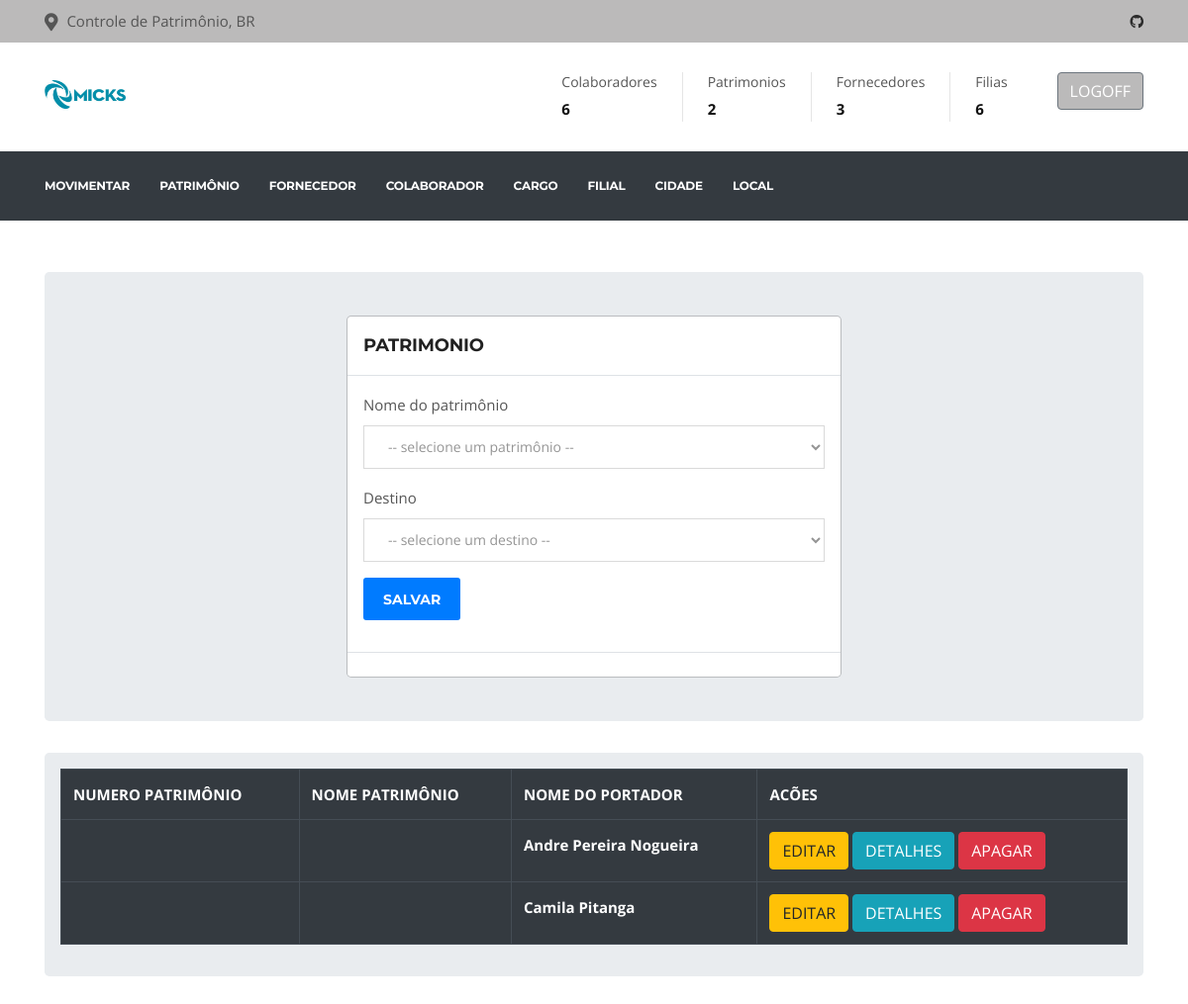
The page /movimentar/ (signed in) on the database its author committed.
### app/model/models.py (models this page shows, shortened)
class Movimentado(db.Model):
    __tablename__ = 'movimentado'
    id_movimentado = db.Column(db.Integer, autoincrement=True, primary_key=True)
    data = db.Column(db.DateTime,default=datetime.datetime.utcnow)
    id_patrimonio = db.Column(db.Integer, db.ForeignKey('patrimonio.id_patrimonio'))
    id_colaborador = db.Column(db.Integer, db.ForeignKey('colaborador.id_colaborador'))
    patrimonio = db.relationship('Patrimonio')
    colaborador = db.relationship('Colaborador')

class Colaborador(db.Model):
    __tablename__ = 'colaborador'
    id_colaborador = db.Column(db.Integer, autoincrement=True, primary_key=True)
    nome = db.Column(db.String(100), unique=True, nullable=False)
    email = db.Column(db.String(100), unique=True)
    telefone = db.Column(db.String(100))
    endereco = db.Column(db.String(100))
    id_filial = db.Column(db.Integer, db.ForeignKey('filial.id_filial'))
    id_cargo = db.Column(db.Integer, db.ForeignKey('cargo.id_cargo'))
    filial = db.relationship('Filial')
    cargo = db.relationship('Cargo')

### app/routes.py (the view)
@app.route("/movimentar/",methods=["GET","POST"])
@login_required
def movimentar():
    return MovimentarControler.movimentarlista()

### app/controler/allData.py (called while the page is built)
    def total():
        coladorador = Colaborador.query.count()
        patrimonio = Patrimonio.query.count()
        fornecedor = Fornecedor.query.count()
        filial = Filial.query.count()
        data = {'coladorador': coladorador,
                'patrimonio': patrimonio,
                'fornecedor': fornecedor,
                'filial': filial}
        return data

### app/controler/movimentar.py (called while the page is built, shortened)
    def movimentarlista():
        select = '''SELECT * FROM patrimonio p WHERE p.id_patrimonio NOT IN (SELECT m.id_patrimonio FROM movimentado m);'''
        todasPatrimonio = db.session.execute(select)
        todasColaborador = Colaborador.query.all()
        todasMovimentado = Movimentado.query.all()
        for a in todasColaborador:
            print('>>>>>>>>>>>>>>>>>>>>>>>>>>>>>>>>>>>>>>>>>>>>>',a ,type(todasPatrimonio))
        return render_template("movimentar.html",todasColaborador=todasColaborador,
                                            todasPatrimonio=todasPatrimonio,
                                            todasMovimentado = todasMovimentado,
                                            data=Total.total())

### app/model/models.py (called while the page is built)
@login_manager.user_loader
def get_user(user_id):
    return User.query.filter_by(id=user_id).first()

### app/templates/movimentar.html (shortened to what this page needs)
{% extends "base.html" %}
{% block head %}
{{ super() }}
{% endblock %}
{% block content %}
<br>
<br>
<div class="container">
    <div class="row justify-content-center">
        <div class="col-lg-12">
            <div class="jumbotron p-3">
                <div class="modal-dialog">
                    <div class="modal-content">
                        <div class="modal-header">
                            <h4 class="modal-title">PATRIMONIO</h4>
                        </div>
                        <div class="modal-body">
                            <form action="" method="POST">
                                <div class="form-group">
                                    <label for="fornecedor">Nome do patrimônio</label>
                                    <select class="form-control" id="id_patrimonio_mov" name="id_patrimonio_mov"
                                        required>
                                        <option disabled selected value> -- selecione um patrimônio -- </option>
                                    </select>
                                </div>
                                <div class="form-group">
                                    <label for="fornecedor">Destino</label>
                                    <select class="form-control" id="id_colaborador_mov" name="id_colaborador_mov"
                                        required>
                                        <option disabled selected value> -- selecione um destino -- </option>
                                    </select>
                                </div>
                                <div class="form-group">
                                    <button class="btn btn-primary" name="salvar" type="">SALVAR</button>
                                </div>
                            </form>
                        </div>
                        <div class="modal-footer"></div>
                    </div>
                </div>
            </div>
        </div>
    </div>
    <div class="row">
        <div class="col-lg-12">
            <div class="jumbotron p-3">
                <table class="table table-bordered table-dark">
                    <tr>
                        <th>NUMERO PATRIMÔNIO</th>
                        <th>NOME PATRIMÔNIO</th>
                        <th>NOME DO PORTADOR</th>
                        <th>ACÕES</th>
                    </tr>
                    {% for movimentado in todasMovimentado %}
                    <tr>
                        <th>{{movimentado.patrimonio.n_patrimonio}}</th>
                        <th>{{movimentado.patrimonio.nome}}</th>
                        <th>{{movimentado.colaborador.nome}}</th>
                        <td>
                            <a href="" class="btn btn-warning btn-xs"
                                data-toggle="modal" data-target="">EDITAR</a>
                            <a href="" class="btn btn-info" data-toggle="modal"
                                data-target="">DETALHES</a>
                           <a href="/movimentadoDelete/{{movimentado.id_movimentado}}" class="btn btn-danger btn-xs"
                                onclick="return confirm('Deseja realmente apagar?')">APAGAR</a>
                        </td>
                    </tr>
                    {% endfor %}
                </table>
            </div>
        </div>
    </div>
    {% endblock %}

### app/static/style2.css (style rules this page uses)
body { background: #fff; color: #555; }
body, p { font-family: "Open Sans", sans-serif; text-rendering: optimizeLegibility; -webkit-font-smoothing: antialiased !important; line-height: 26px; font-size: 15px; }
h1, h2, h3, h4, h5, h6 { color: #212121; font-weight: 700; font-family: 'Montserrat', sans-serif; text-rendering: optimizeLegibility; -webkit-font-smoothing: antialiased !important; }
h4 { font-size: 18px; line-height: 28px; text-transform: uppercase; letter-spacing: -.2px; }
html { overflow-x: hidden !important; width: 100%; height: 100%; position: relative; -webkit-font-smoothing: antialiased; text-rendering: optimizeLegibility; }
body { border: 0; margin: 0; padding: 0; }
a:link, a:visited { text-decoration: none; }
a { color: inherit; transition: .2s ease; }
.form-control { box-shadow: none; border: 1px solid #dadada; padding: 5px 20px; height: 44px; background: none; color: #959595; font-size: 14px; border-radius: 0; }
.btn-primary, .btn-dark { border: 0; border-radius: 3px; padding: 12px 20px 10px; font-weight: 700; text-transform: uppercase; color: #fff; font-family: "Montserrat", sans-serif; transition: 350ms; font-size: 14px; }
label { font-weight: 400; }

### rows shown on the page
Movimentado: colaborador.nome "Andre Pereira Nogueira"
Movimentado: colaborador.nome "Camila Pitanga"

### other values the page prints
{{ data['coladorador'] }} "6"
{{ data['patrimonio'] }} "2"
{{ data['fornecedor'] }} "3"
{{ data['filial'] }} "6"
